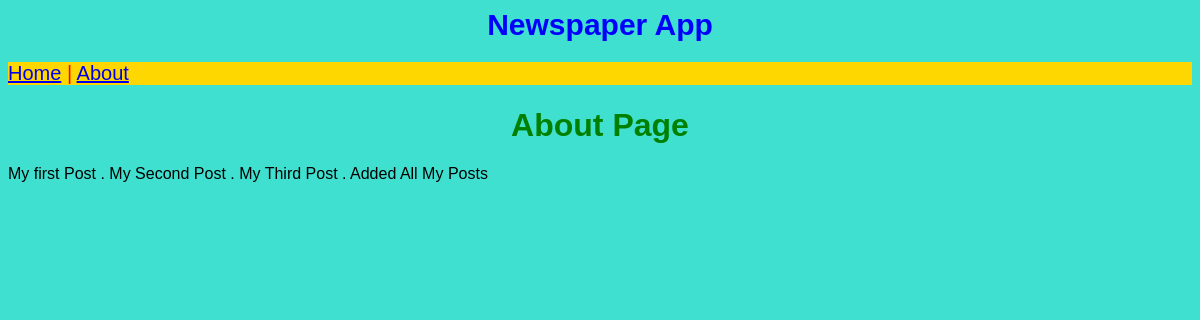
Page /about/ on the earlier database version.
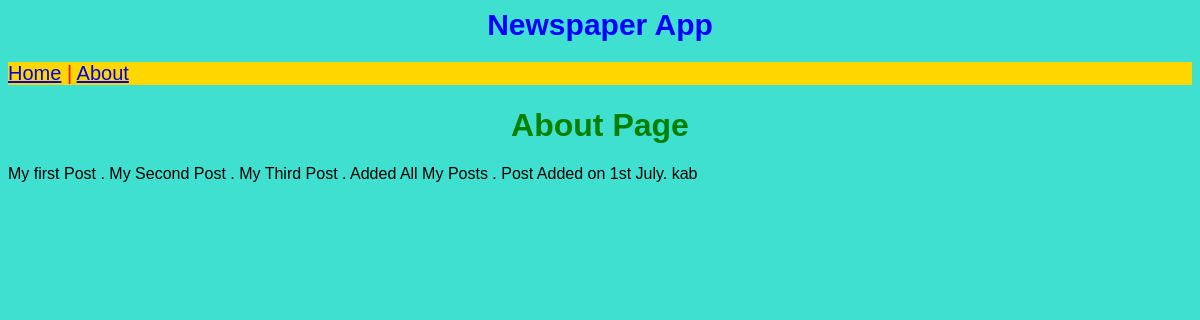
Same page on the later database version.
### news_app/models.py (models this page shows, shortened)
class Post(models.Model):
    text = models.TextField()

### news_app/views.py (the view)
# urls.py: path('about/', AboutPageView.as_view(), name='about'),  # Maps the about URL to the AboutPageView
class AboutPageView(ListView):
    model = Post
    template_name = 'about.html'  # Template File to render this view

### templates/about.html
{% extends "base.html" %}
{% block content %}
<h1> About Page</h1>
{% for post in post_list %}
{{ post.text}}
{% endfor %}
{% endblock content %}

Differences in the rows shown:
added Post: text ". Post Added on 1st July."
added Post: text "kab"
